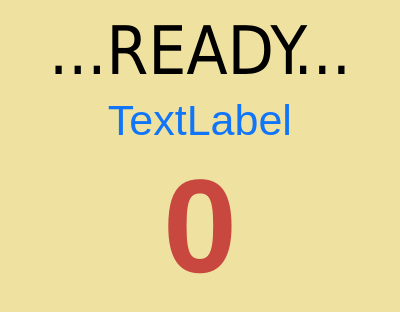
<?xml version="1.0" encoding="UTF-8"?>
<ui version="4.0">
 <class>ReadyPoster</class>
 <widget class="QDialog" name="ReadyPoster">
  <property name="geometry">
   <rect>
    <x>0</x>
    <y>0</y>
    <width>400</width>
    <height>300</height>
   </rect>
  </property>
  <property name="palette">
   <palette>
    <active>
     <colorrole role="Base">
      <brush brushstyle="SolidPattern">
       <color alpha="255">
        <red>255</red>
        <green>255</green>
        <blue>255</blue>
       </color>
      </brush>
     </colorrole>
     <colorrole role="Window">
      <brush brushstyle="SolidPattern">
       <color alpha="255">
        <red>239</red>
        <green>226</green>
        <blue>160</blue>
       </color>
      </brush>
     </colorrole>
    </active>
    <inactive>
     <colorrole role="Base">
      <brush brushstyle="SolidPattern">
       <color alpha="255">
        <red>255</red>
        <green>255</green>
        <blue>255</blue>
       </color>
      </brush>
     </colorrole>
     <colorrole role="Window">
      <brush brushstyle="SolidPattern">
       <color alpha="255">
        <red>239</red>
        <green>226</green>
        <blue>160</blue>
       </color>
      </brush>
     </colorrole>
    </inactive>
    <disabled>
     <colorrole role="Base">
      <brush brushstyle="SolidPattern">
       <color alpha="255">
        <red>239</red>
        <green>226</green>
        <blue>160</blue>
       </color>
      </brush>
     </colorrole>
     <colorrole role="Window">
      <brush brushstyle="SolidPattern">
       <color alpha="255">
        <red>239</red>
        <green>226</green>
        <blue>160</blue>
       </color>
      </brush>
     </colorrole>
    </disabled>
   </palette>
  </property>
  <property name="windowTitle">
   <string>Dialog</string>
  </property>
  <layout class="QVBoxLayout" name="verticalLayout_2">
   <item>
    <layout class="QVBoxLayout" name="verticalLayout">
     <item>
      <widget class="QLabel" name="line1Label">
       <property name="font">
        <font>
         <family>DejaVu Sans Condensed</family>
         <pointsize>50</pointsize>
        </font>
       </property>
       <property name="text">
        <string>...READY...</string>
       </property>
       <property name="alignment">
        <set>Qt::AlignCenter</set>
       </property>
      </widget>
     </item>
     <item>
      <widget class="QLabel" name="line2Label">
       <property name="palette">
        <palette>
         <active>
          <colorrole role="WindowText">
           <brush brushstyle="SolidPattern">
            <color alpha="255">
             <red>16</red>
             <green>117</green>
             <blue>249</blue>
            </color>
           </brush>
          </colorrole>
         </active>
         <inactive>
          <colorrole role="WindowText">
           <brush brushstyle="SolidPattern">
            <color alpha="255">
             <red>16</red>
             <green>117</green>
             <blue>249</blue>
            </color>
           </brush>
          </colorrole>
         </inactive>
         <disabled>
          <colorrole role="WindowText">
           <brush brushstyle="SolidPattern">
            <color alpha="255">
             <red>190</red>
             <green>190</green>
             <blue>190</blue>
            </color>
           </brush>
          </colorrole>
         </disabled>
        </palette>
       </property>
       <property name="font">
        <font>
         <pointsize>32</pointsize>
        </font>
       </property>
       <property name="text">
        <string>TextLabel</string>
       </property>
       <property name="alignment">
        <set>Qt::AlignCenter</set>
       </property>
      </widget>
     </item>
     <item>
      <widget class="QLabel" name="countDownLabel">
       <property name="palette">
        <palette>
         <active>
          <colorrole role="WindowText">
           <brush brushstyle="SolidPattern">
            <color alpha="255">
             <red>200</red>
             <green>71</green>
             <blue>62</blue>
            </color>
           </brush>
          </colorrole>
          <colorrole role="Text">
           <brush brushstyle="SolidPattern">
            <color alpha="255">
             <red>76</red>
             <green>99</green>
             <blue>150</blue>
            </color>
           </brush>
          </colorrole>
         </active>
         <inactive>
          <colorrole role="WindowText">
           <brush brushstyle="SolidPattern">
            <color alpha="255">
             <red>200</red>
             <green>71</green>
             <blue>62</blue>
            </color>
           </brush>
          </colorrole>
          <colorrole role="Text">
           <brush brushstyle="SolidPattern">
            <color alpha="255">
             <red>76</red>
             <green>99</green>
             <blue>150</blue>
            </color>
           </brush>
          </colorrole>
         </inactive>
         <disabled>
          <colorrole role="WindowText">
           <brush brushstyle="SolidPattern">
            <color alpha="255">
             <red>190</red>
             <green>190</green>
             <blue>190</blue>
            </color>
           </brush>
          </colorrole>
          <colorrole role="Text">
           <brush brushstyle="SolidPattern">
            <color alpha="255">
             <red>190</red>
             <green>190</green>
             <blue>190</blue>
            </color>
           </brush>
          </colorrole>
         </disabled>
        </palette>
       </property>
       <property name="font">
        <font>
         <pointsize>100</pointsize>
         <weight>75</weight>
         <bold>true</bold>
        </font>
       </property>
       <property name="text">
        <string>0</string>
       </property>
       <property name="alignment">
        <set>Qt::AlignCenter</set>
       </property>
      </widget>
     </item>
    </layout>
   </item>
  </layout>
 </widget>
 <resources/>
 <connections/>
</ui>
